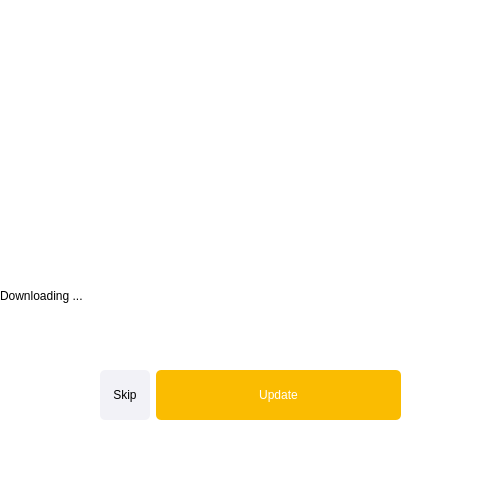
<?xml version="1.0" encoding="UTF-8"?>
<ui version="4.0">
 <class>Dialog</class>
 <widget class="QDialog" name="Dialog">
  <property name="geometry">
   <rect>
    <x>0</x>
    <y>0</y>
    <width>500</width>
    <height>500</height>
   </rect>
  </property>
  <property name="sizePolicy">
   <sizepolicy hsizetype="Fixed" vsizetype="Fixed">
    <horstretch>0</horstretch>
    <verstretch>0</verstretch>
   </sizepolicy>
  </property>
  <property name="minimumSize">
   <size>
    <width>500</width>
    <height>500</height>
   </size>
  </property>
  <property name="maximumSize">
   <size>
    <width>500</width>
    <height>500</height>
   </size>
  </property>
  <property name="windowTitle">
   <string>Dialog</string>
  </property>
  <property name="styleSheet">
   <string notr="true">/* Pallete --------------------------------- 

lightgray : rgb(242, 242, 247)
gray : rgb(141, 141, 147)
darkgray : rgb(122, 122, 128)

grayorange : rgb(228, 175, 10)
pointorange : rgb(250, 188, 1)

blue : rgb(0, 155, 255)
bluehover : rgba(0, 155, 255, 80)

--------------------------------------- */
QObject {
font: 14px &quot;Noto Sans KR SemiBold&quot;;
}
QDialog {
background-color: white;
}
#UpdaterBackground {
background-image: url(&quot;C:/Users/Gonyo/Documents/GitHub/VisualVocaApp/resource/src/img/UpdateImage.svg&quot;);
}
QLabel#UpdaterState {
qproperty-alignment: 'AlignVCenter | AlignHCenter';
}
#UpdaterBtns .QPushButton {
border-radius: 5px;
border: 0px solid;
background-color: rgb(242, 242, 247);
color: black;
}
#UpdaterBtns #UpdateSkip:hover {
background-color: rgb(122, 122, 128);
color: white;
}
#UpdaterBtns .QPushButton#UpdateDo {
background-color: rgb(250, 188, 1);
color: white;
}
#UpdaterBtns .QPushButton#UpdateDo:hover {
background-color: rgba(250, 188, 1, 80);
}</string>
  </property>
  <widget class="QLabel" name="UpdaterBackground">
   <property name="geometry">
    <rect>
     <x>0</x>
     <y>0</y>
     <width>500</width>
     <height>500</height>
    </rect>
   </property>
   <property name="minimumSize">
    <size>
     <width>500</width>
     <height>500</height>
    </size>
   </property>
   <property name="maximumSize">
    <size>
     <width>500</width>
     <height>500</height>
    </size>
   </property>
   <property name="text">
    <string/>
   </property>
  </widget>
  <widget class="QLabel" name="UpdaterState">
   <property name="geometry">
    <rect>
     <x>0</x>
     <y>280</y>
     <width>501</width>
     <height>31</height>
    </rect>
   </property>
   <property name="text">
    <string>Downloading ...</string>
   </property>
  </widget>
  <widget class="QWidget" name="UpdaterBtns" native="true">
   <property name="geometry">
    <rect>
     <x>100</x>
     <y>360</y>
     <width>301</width>
     <height>70</height>
    </rect>
   </property>
   <property name="minimumSize">
    <size>
     <width>0</width>
     <height>70</height>
    </size>
   </property>
   <property name="maximumSize">
    <size>
     <width>16777215</width>
     <height>70</height>
    </size>
   </property>
   <layout class="QHBoxLayout" name="horizontalLayout">
    <item>
     <widget class="QPushButton" name="UpdateSkip">
      <property name="sizePolicy">
       <sizepolicy hsizetype="Fixed" vsizetype="Preferred">
        <horstretch>0</horstretch>
        <verstretch>0</verstretch>
       </sizepolicy>
      </property>
      <property name="minimumSize">
       <size>
        <width>50</width>
        <height>50</height>
       </size>
      </property>
      <property name="maximumSize">
       <size>
        <width>50</width>
        <height>50</height>
       </size>
      </property>
      <property name="text">
       <string>Skip</string>
      </property>
     </widget>
    </item>
    <item>
     <widget class="QPushButton" name="UpdateDo">
      <property name="sizePolicy">
       <sizepolicy hsizetype="Minimum" vsizetype="Preferred">
        <horstretch>0</horstretch>
        <verstretch>0</verstretch>
       </sizepolicy>
      </property>
      <property name="minimumSize">
       <size>
        <width>0</width>
        <height>50</height>
       </size>
      </property>
      <property name="maximumSize">
       <size>
        <width>16777215</width>
        <height>50</height>
       </size>
      </property>
      <property name="text">
       <string>Update</string>
      </property>
     </widget>
    </item>
   </layout>
  </widget>
 </widget>
 <resources/>
 <connections/>
</ui>
